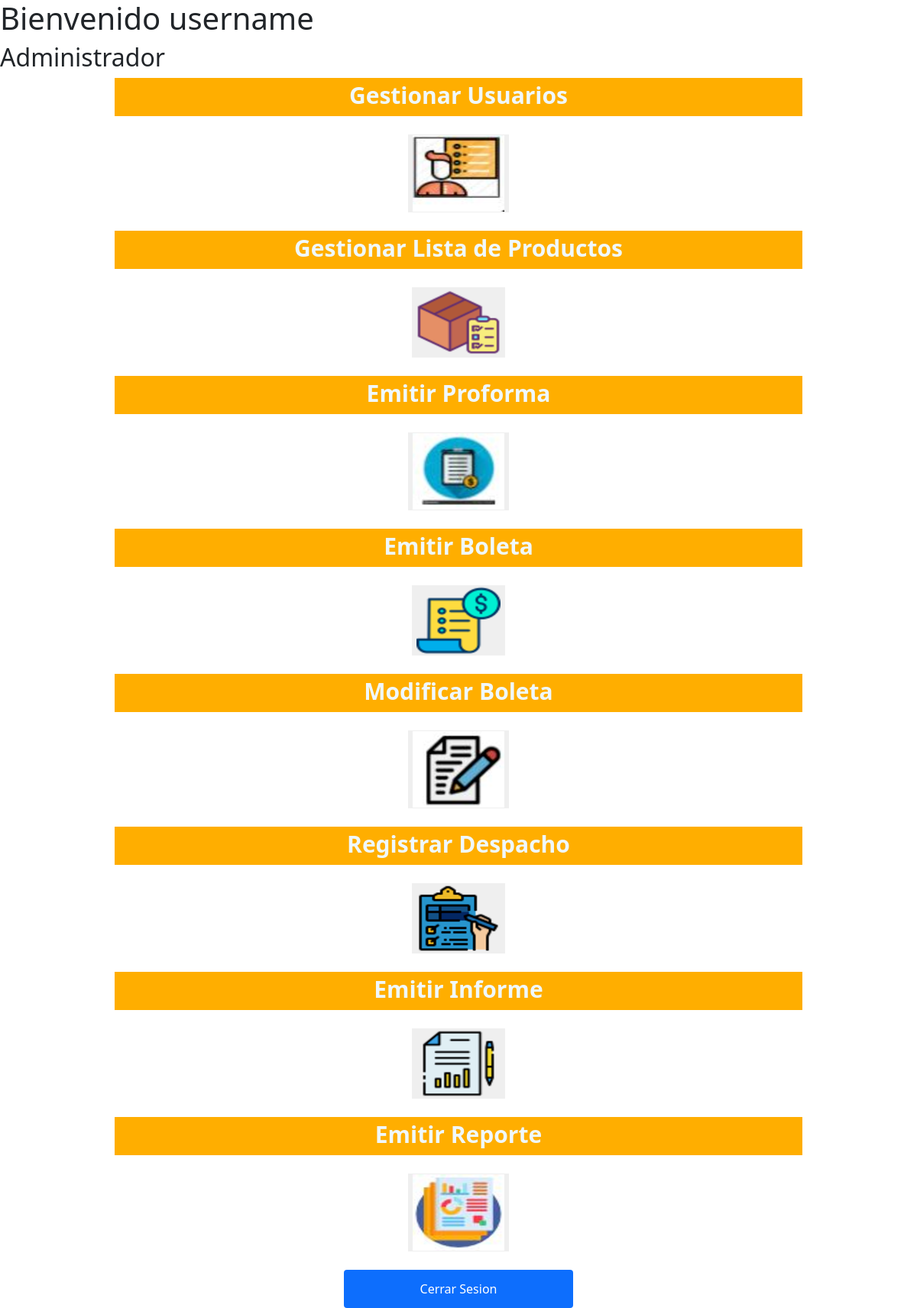
The app's page /Shared/getBienvenida.php (signed in) with its own data.
### tables this page shows
CREATE TABLE `privilegios` (
  `idprivilegio` int(11) NOT NULL,
  `titulo` varchar(50) NOT NULL,
  `directorio` varchar(150) NOT NULL,
  `imagen` varchar(100) NOT NULL
);

### Models/Conexion.php (called while the page is built)
<?php
	class Conexion {
		public static function Conectar() {
			try {
				$conexion = new PDO('mysql:host=localhost; dbname=affarex2', 'root', '123456789');
				$conexion->setAttribute(PDO::ATTR_ERRMODE, PDO::ERRMODE_EXCEPTION);
				$conexion->exec("SET CHARACTER SET UTF8");
			} catch (Exception $error) {
				die("Error: " . $error->getMessage());
				echo "Error en la línea " . $error->getLine();
			}
			return $conexion;
		}
	}
?>

### Models/CE_UsuarioPrivilegio.php (called while the page is built, shortened)
<?php
    require_once ("Conexion.php");
    class CE_UsuarioPrivilegio extends Conexion {
		public function ObtenerPrivilegios($email)
		{
			$consulta = $this->Conectar()->query("SELECT P.titulo, P.imagen, P.directorio FROM usuarios U, privilegios P, roles R, rol_privilegio RP WHERE U.email = '$email' AND U.idrol = R.idrol AND R.idrol = RP.idrol AND P.idprivilegio = RP.idprivilegio");
			$privilegios = array();
			while ($filas = $consulta->fetch(PDO::FETCH_ASSOC))
			{
				$privilegios[] = $filas;
			}
			return $privilegios;
		}
    }
?>

### moduloSeguridad/CI_Bienvenida.php (the view, shortened to what this page needs)
<?php
    class CI_Bienvenida {
      public static function BienvenidaShow($listaPrivilegios)
      {
?>
          <!doctype html>
          <html lang="es">
          <head>
              <link rel="stylesheet" href="https://stackpath.bootstrapcdn.com/bootstrap/5.0.0-alpha1/css/bootstrap.min.css">
              <link rel="stylesheet" href="../Shared/css/style.css" />
          </head>
          <body>
              <div>
                  <h1>Bienvenido <?php echo $_SESSION['nombre']; ?></h1>
                  <h2><?php echo $_SESSION['rol']; ?></h2>
              </div>
          <?php
              foreach ($listaPrivilegios as $registro)
              {
          ?>
                  <nav class="navbar-nav ml-auto">
                      <div class="container-fluid">
                          <div class="textnavbar">
                              <a><?php echo $registro['titulo']; ?></a>
                          </div>
                      </div>
                  </nav><br>
                  <form action="<?php echo $registro['directorio'] ?>" method="POST">
                      <div class="gestion">
                          <button type="submit" name="<?php echo "btn".str_replace(' ','',$registro['titulo']); ?>" id="<?php echo "btn".str_replace(' ','',$registro['titulo']); ?>" style="border: 0px;"><img src="../Shared/img/<?php echo $registro['imagen']; ?>"></button>
                      </div>
                  </form><br>
          <?php
              }
          ?>
            <div class="padre">
                <form action="../Shared/CerrarSesion.php">
                    <button type="submit" class="btn btn-primary" name="btncerrarsesion" id="btncerrrasesion">Cerrar Sesion</button>
                </form>
            </div>
          </body>
          </html>
<?php
      }
}
?>

### Shared/getBienvenida.php (shortened to what this page needs)
<?php
    if (isset($_SESSION['email']))
    {
        require_once ("../Models/CE_UsuarioPrivilegio.php");
        require_once ("../moduloSeguridad/CI_Bienvenida.php");
        $privilegios = new CE_UsuarioPrivilegio;
        $listaPrivilegios = $privilegios->ObtenerPrivilegios($_SESSION['email']);
        CI_Bienvenida::BienvenidaShow($listaPrivilegios);
    }
    else
    {
        require_once ("../Shared/CI_Mensaje.php");
        CI_Mensaje::MensajeShow("Acceso no permitido", "../index.php");
    }
?>

### Shared/css/style.css (style rules this page uses)
.btn { border:0px; width:300px; height:50px; }
.container-fluid { background-color: rgb(255, 174, 0); font-size:center; width:900px; height:50px; }
.textnavbar { text-align: center; color: aliceblue; font-size: 30px; font-weight: bold; }
.gestion { text-align: center; }
.padre { text-align: center; }

### records on screen
privilegios: titulo "Gestionar Usuarios", imagen (picture)
privilegios: titulo "Gestionar Lista de Productos", imagen (picture)
privilegios: titulo "Emitir Proforma", imagen (picture)
privilegios: titulo "Emitir Boleta", imagen (picture)
privilegios: titulo "Modificar Boleta", imagen (picture)
privilegios: titulo "Registrar Despacho", imagen (picture)
privilegios: titulo "Emitir Informe", imagen (picture)
privilegios: titulo "Emitir Reporte", imagen (picture)

### other values on screen
$_SESSION['rol'] "Administrador"
